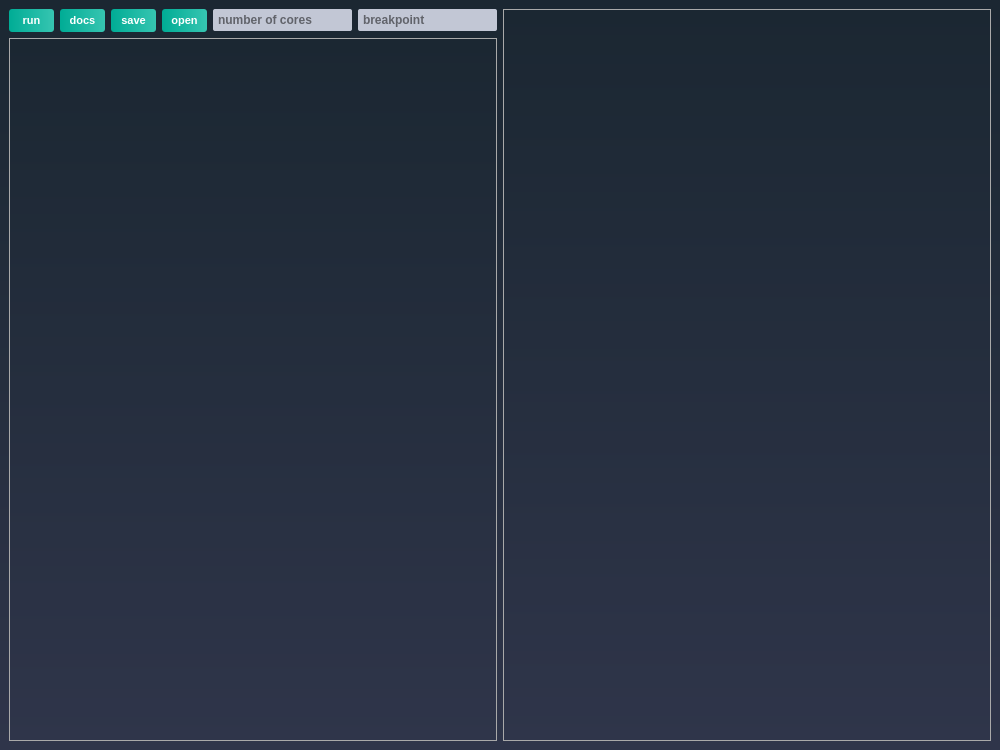
<?xml version="1.0" encoding="UTF-8"?>
<ui version="4.0">
 <class>MainWindow</class>
 <widget class="QMainWindow" name="MainWindow">
  <property name="geometry">
   <rect>
    <x>0</x>
    <y>0</y>
    <width>1000</width>
    <height>750</height>
   </rect>
  </property>
  <property name="windowTitle">
   <string>MainWindow</string>
  </property>
  <property name="styleSheet">
   <string notr="true">QWidget
{
	background-color: qlineargradient(spread:repeat, x1:1, y1:0, x2:1, y2:1, stop:0 rgba(27, 39, 50, 255),stop:1 rgba(47, 53, 74, 255));
	color: #000000;
}

/*-----QLabel-----*/
QLabel
{
	background-color: transparent;
	color: #c2c7d5;
	font-size: 13px;

}

QTextEdit {
	color: #ffffff;
	border: 1px solid darkgray;
}

/*-----QPushButton-----*/
QPushButton
{
	background-color: qlineargradient(spread:pad, x1:0, y1:0.511, x2:1, y2:0.511, stop:0 rgba(0, 172, 149, 255),stop:0.995192 rgba(54, 197, 177, 255));
	color: #fff;
	font-size: 11px;
	font-weight: bold;
	border: none;
	border-radius: 3px;
	padding: 5px;

}


QPushButton::pressed
{
	background-color: qlineargradient(spread:pad, x1:0, y1:0.511, x2:1, y2:0.511, stop:0 rgba(0, 207, 179, 255),stop:1 rgba(70, 255, 230, 255));

}


/*-----QCheckBox-----*/
QCheckBox
{
	background-color: transparent;
	color: #fff;
	font-size: 10px;
	font-weight: bold;
	border: none;
	border-radius: 5px;

}


/*-----QCheckBox-----*/
QCheckBox::indicator
{
    color: #b1b1b1;
    background-color: #323232;
    border: 1px solid darkgray;
    width: 12px;
    height: 12px;

}


QCheckBox::indicator:checked
{
    image:url(&quot;./ressources/check.png&quot;);
	background-color: qlineargradient(spread:pad, x1:0, y1:0.511, x2:1, y2:0.511, stop:0 rgba(0, 172, 149, 255),stop:0.995192 rgba(54, 197, 177, 255));;
    border: 1px solid #607cff;

}


QCheckBox::indicator:unchecked:hover
{
    border: 1px solid #08b099;

}


QCheckBox::disabled
{
	color: #656565;

}


QCheckBox::indicator:disabled
{
	background-color: #656565;
	color: #656565;
    border: 1px solid #656565;

}


/*-----QLineEdit-----*/
QLineEdit
{
	background-color: #c2c7d5;
	color: #000;
	font-weight: bold;
	border: none;
	border-radius: 2px;
	padding: 3px;

}


/*-----QListView-----*/
QListView
{
	background-color: qlineargradient(spread:pad, x1:1, y1:0, x2:1, y2:1, stop:0 rgba(50, 61, 80, 255),stop:1 rgba(44, 49, 69, 255));
	color: #fff;
	font-size: 12px;
	font-weight: bold;
	border: 1px solid #191919;
	show-decoration-selected: 0;

}


QListView::item
{
	color: #31cecb;
	background-color: #454e5e;
	border: none;
	padding: 5px;
	border-radius: 0px;
	padding-left : 10px;
	height: 42px;

}

QListView::item:selected
{
	color: #31cecb;
	background-color: #454e5e;

}


QListView::item:!selected
{
	color:white;
	background-color: transparent;
	border: none;
	padding-left : 10px;

}


QListView::item:!selected:hover
{
	color: #bbbcba;
	background-color: #454e5e;
	border: none;
	padding-left : 10px;

}


/*-----QTreeView-----*/
QTreeView 
{
	background-color: #232939;
	show-decoration-selected: 0;
	color: #c2c8d7;

}


QTreeView::item 
{
	border-top-color: transparent;
	border-bottom-color: transparent;

}


QTreeView::item:hover 
{
	background-color: #606060;
	color: #fff;

}


QTreeView::item:selected 
{
	background-color: #0ab19a;
	color: #fff;

}


QTreeView::item:selected:active
{
	background-color: #0ab19a;
	color: #fff;

}


QTreeView::branch:has-children:!has-siblings:closed,
QTreeView::branch:closed:has-children:has-siblings 
{
	image: url(://tree-closed.png);

}

QTreeView::branch:open:has-children:!has-siblings,
QTreeView::branch:open:has-children:has-siblings  
{
	image: url(://tree-open.png);

}


/*-----QTableView &amp; QTableWidget-----*/
QTableView
{
    background-color: #232939;
	border: 1px solid gray;
    color: #f0f0f0;
    gridline-color: #232939;
    outline : 0;

}


QTableView::disabled
{
    background-color: #242526;
    border: 1px solid #32414B;
    color: #656565;
    gridline-color: #656565;
    outline : 0;

}


QTableView::item:hover 
{
    background-color: #606060;
    color: #f0f0f0;

}


QTableView::item:selected 
{
	background-color: #0ab19a;
    color: #F0F0F0;

}


QTableView::item:selected:disabled
{
    background-color: #1a1b1c;
    border: 2px solid #525251;
    color: #656565;

}


QTableCornerButton::section
{
	background-color: #343a49;
    color: #fff;

}


QHeaderView::section
{
	color: #fff;
	border-top: 0px;
	border-bottom: 1px solid gray;
	border-right: 1px solid gray;
	background-color: #343a49;
    margin-top:1px;
	margin-bottom:1px;
	padding: 5px;

}


QHeaderView::section:disabled
{
    background-color: #525251;
    color: #656565;

}


QHeaderView::section:checked
{
    color: #fff;
    background-color: #0ab19a;

}


QHeaderView::section:checked:disabled
{
    color: #656565;
    background-color: #525251;

}


QHeaderView::section::vertical::first,
QHeaderView::section::vertical::only-one
{
    border-top: 1px solid #353635;

}


QHeaderView::section::vertical
{
    border-top: 1px solid #353635;

}


QHeaderView::section::horizontal::first,
QHeaderView::section::horizontal::only-one
{
    border-left: 1px solid #353635;

}


QHeaderView::section::horizontal
{
    border-left: 1px solid #353635;

}


/*-----QScrollBar-----*/
QScrollBar:horizontal 
{
    background-color: transparent;
    height: 8px;
    margin: 0px;
    padding: 0px;

}


QScrollBar::handle:horizontal 
{
    border: none;
	min-width: 100px;
    background-color: #56576c;

}


QScrollBar::add-line:horizontal, 
QScrollBar::sub-line:horizontal,
QScrollBar::add-page:horizontal, 
QScrollBar::sub-page:horizontal 
{
    width: 0px;
    background-color: transparent;

}


QScrollBar:vertical 
{
    background-color: transparent;
    width: 8px;
    margin: 0;

}


QScrollBar::handle:vertical 
{
    border: none;
	min-height: 100px;
    background-color: #56576c;

}


QScrollBar::add-line:vertical, 
QScrollBar::sub-line:vertical,
QScrollBar::add-page:vertical, 
QScrollBar::sub-page:vertical 
{
    height: 0px;
    background-color: transparent;

}</string>
  </property>
  <widget class="QWidget" name="centralwidget">
   <property name="enabled">
    <bool>true</bool>
   </property>
   <property name="styleSheet">
    <string notr="true"/>
   </property>
   <layout class="QGridLayout" name="gridLayout_4">
    <item row="0" column="0">
     <layout class="QGridLayout" name="gridLayout_3">
      <item row="1" column="0">
       <layout class="QGridLayout" name="gridLayout">
        <item row="0" column="0">
         <widget class="QTextEdit" name="code_editor">
          <property name="palette">
           <palette>
            <active>
             <colorrole role="WindowText">
              <brush brushstyle="SolidPattern">
               <color alpha="255">
                <red>255</red>
                <green>255</green>
                <blue>255</blue>
               </color>
              </brush>
             </colorrole>
             <colorrole role="Button">
              <brush brushstyle="LinearGradientPattern">
               <gradient startx="1.000000000000000" starty="0.000000000000000" endx="1.000000000000000" endy="1.000000000000000" type="LinearGradient" spread="RepeatSpread" coordinatemode="ObjectBoundingMode">
                <gradientstop position="0.000000000000000">
                 <color alpha="255">
                  <red>27</red>
                  <green>39</green>
                  <blue>50</blue>
                 </color>
                </gradientstop>
                <gradientstop position="1.000000000000000">
                 <color alpha="255">
                  <red>47</red>
                  <green>53</green>
                  <blue>74</blue>
                 </color>
                </gradientstop>
               </gradient>
              </brush>
             </colorrole>
             <colorrole role="Text">
              <brush brushstyle="SolidPattern">
               <color alpha="255">
                <red>255</red>
                <green>255</green>
                <blue>255</blue>
               </color>
              </brush>
             </colorrole>
             <colorrole role="ButtonText">
              <brush brushstyle="SolidPattern">
               <color alpha="255">
                <red>255</red>
                <green>255</green>
                <blue>255</blue>
               </color>
              </brush>
             </colorrole>
             <colorrole role="Base">
              <brush brushstyle="LinearGradientPattern">
               <gradient startx="1.000000000000000" starty="0.000000000000000" endx="1.000000000000000" endy="1.000000000000000" type="LinearGradient" spread="RepeatSpread" coordinatemode="ObjectBoundingMode">
                <gradientstop position="0.000000000000000">
                 <color alpha="255">
                  <red>27</red>
                  <green>39</green>
                  <blue>50</blue>
                 </color>
                </gradientstop>
                <gradientstop position="1.000000000000000">
                 <color alpha="255">
                  <red>47</red>
                  <green>53</green>
                  <blue>74</blue>
                 </color>
                </gradientstop>
               </gradient>
              </brush>
             </colorrole>
             <colorrole role="Window">
              <brush brushstyle="LinearGradientPattern">
               <gradient startx="1.000000000000000" starty="0.000000000000000" endx="1.000000000000000" endy="1.000000000000000" type="LinearGradient" spread="RepeatSpread" coordinatemode="ObjectBoundingMode">
                <gradientstop position="0.000000000000000">
                 <color alpha="255">
                  <red>27</red>
                  <green>39</green>
                  <blue>50</blue>
                 </color>
                </gradientstop>
                <gradientstop position="1.000000000000000">
                 <color alpha="255">
                  <red>47</red>
                  <green>53</green>
                  <blue>74</blue>
                 </color>
                </gradientstop>
               </gradient>
              </brush>
             </colorrole>
             <colorrole role="PlaceholderText">
              <brush brushstyle="SolidPattern">
               <color alpha="128">
                <red>255</red>
                <green>255</green>
                <blue>255</blue>
               </color>
              </brush>
             </colorrole>
            </active>
            <inactive>
             <colorrole role="WindowText">
              <brush brushstyle="SolidPattern">
               <color alpha="255">
                <red>255</red>
                <green>255</green>
                <blue>255</blue>
               </color>
              </brush>
             </colorrole>
             <colorrole role="Button">
              <brush brushstyle="LinearGradientPattern">
               <gradient startx="1.000000000000000" starty="0.000000000000000" endx="1.000000000000000" endy="1.000000000000000" type="LinearGradient" spread="RepeatSpread" coordinatemode="ObjectBoundingMode">
                <gradientstop position="0.000000000000000">
                 <color alpha="255">
                  <red>27</red>
                  <green>39</green>
                  <blue>50</blue>
                 </color>
                </gradientstop>
                <gradientstop position="1.000000000000000">
                 <color alpha="255">
                  <red>47</red>
                  <green>53</green>
                  <blue>74</blue>
                 </color>
                </gradientstop>
               </gradient>
              </brush>
             </colorrole>
             <colorrole role="Text">
              <brush brushstyle="SolidPattern">
               <color alpha="255">
                <red>255</red>
                <green>255</green>
                <blue>255</blue>
               </color>
              </brush>
             </colorrole>
             <colorrole role="ButtonText">
              <brush brushstyle="SolidPattern">
               <color alpha="255">
                <red>255</red>
                <green>255</green>
                <blue>255</blue>
               </color>
              </brush>
             </colorrole>
             <colorrole role="Base">
              <brush brushstyle="LinearGradientPattern">
               <gradient startx="1.000000000000000" starty="0.000000000000000" endx="1.000000000000000" endy="1.000000000000000" type="LinearGradient" spread="RepeatSpread" coordinatemode="ObjectBoundingMode">
                <gradientstop position="0.000000000000000">
                 <color alpha="255">
                  <red>27</red>
                  <green>39</green>
                  <blue>50</blue>
                 </color>
                </gradientstop>
                <gradientstop position="1.000000000000000">
                 <color alpha="255">
                  <red>47</red>
                  <green>53</green>
                  <blue>74</blue>
                 </color>
                </gradientstop>
               </gradient>
              </brush>
             </colorrole>
             <colorrole role="Window">
              <brush brushstyle="LinearGradientPattern">
               <gradient startx="1.000000000000000" starty="0.000000000000000" endx="1.000000000000000" endy="1.000000000000000" type="LinearGradient" spread="RepeatSpread" coordinatemode="ObjectBoundingMode">
                <gradientstop position="0.000000000000000">
                 <color alpha="255">
                  <red>27</red>
                  <green>39</green>
                  <blue>50</blue>
                 </color>
                </gradientstop>
                <gradientstop position="1.000000000000000">
                 <color alpha="255">
                  <red>47</red>
                  <green>53</green>
                  <blue>74</blue>
                 </color>
                </gradientstop>
               </gradient>
              </brush>
             </colorrole>
             <colorrole role="PlaceholderText">
              <brush brushstyle="SolidPattern">
               <color alpha="128">
                <red>255</red>
                <green>255</green>
                <blue>255</blue>
               </color>
              </brush>
             </colorrole>
            </inactive>
            <disabled>
             <colorrole role="WindowText">
              <brush brushstyle="SolidPattern">
               <color alpha="255">
                <red>255</red>
                <green>255</green>
                <blue>255</blue>
               </color>
              </brush>
             </colorrole>
             <colorrole role="Button">
              <brush brushstyle="LinearGradientPattern">
               <gradient startx="1.000000000000000" starty="0.000000000000000" endx="1.000000000000000" endy="1.000000000000000" type="LinearGradient" spread="RepeatSpread" coordinatemode="ObjectBoundingMode">
                <gradientstop position="0.000000000000000">
                 <color alpha="255">
                  <red>27</red>
                  <green>39</green>
                  <blue>50</blue>
                 </color>
                </gradientstop>
                <gradientstop position="1.000000000000000">
                 <color alpha="255">
                  <red>47</red>
                  <green>53</green>
                  <blue>74</blue>
                 </color>
                </gradientstop>
               </gradient>
              </brush>
             </colorrole>
             <colorrole role="Text">
              <brush brushstyle="SolidPattern">
               <color alpha="255">
                <red>255</red>
                <green>255</green>
                <blue>255</blue>
               </color>
              </brush>
             </colorrole>
             <colorrole role="ButtonText">
              <brush brushstyle="SolidPattern">
               <color alpha="255">
                <red>255</red>
                <green>255</green>
                <blue>255</blue>
               </color>
              </brush>
             </colorrole>
             <colorrole role="Base">
              <brush brushstyle="LinearGradientPattern">
               <gradient startx="1.000000000000000" starty="0.000000000000000" endx="1.000000000000000" endy="1.000000000000000" type="LinearGradient" spread="RepeatSpread" coordinatemode="ObjectBoundingMode">
                <gradientstop position="0.000000000000000">
                 <color alpha="255">
                  <red>27</red>
                  <green>39</green>
                  <blue>50</blue>
                 </color>
                </gradientstop>
                <gradientstop position="1.000000000000000">
                 <color alpha="255">
                  <red>47</red>
                  <green>53</green>
                  <blue>74</blue>
                 </color>
                </gradientstop>
               </gradient>
              </brush>
             </colorrole>
             <colorrole role="Window">
              <brush brushstyle="LinearGradientPattern">
               <gradient startx="1.000000000000000" starty="0.000000000000000" endx="1.000000000000000" endy="1.000000000000000" type="LinearGradient" spread="RepeatSpread" coordinatemode="ObjectBoundingMode">
                <gradientstop position="0.000000000000000">
                 <color alpha="255">
                  <red>27</red>
                  <green>39</green>
                  <blue>50</blue>
                 </color>
                </gradientstop>
                <gradientstop position="1.000000000000000">
                 <color alpha="255">
                  <red>47</red>
                  <green>53</green>
                  <blue>74</blue>
                 </color>
                </gradientstop>
               </gradient>
              </brush>
             </colorrole>
             <colorrole role="PlaceholderText">
              <brush brushstyle="SolidPattern">
               <color alpha="128">
                <red>255</red>
                <green>255</green>
                <blue>255</blue>
               </color>
              </brush>
             </colorrole>
            </disabled>
           </palette>
          </property>
          <property name="font">
           <font>
            <family>Fira Code</family>
            <pointsize>14</pointsize>
           </font>
          </property>
         </widget>
        </item>
       </layout>
      </item>
      <item row="0" column="1" rowspan="2">
       <layout class="QGridLayout" name="gridLayout_2">
        <item row="0" column="0">
         <widget class="QTextEdit" name="text_to_show">
          <property name="palette">
           <palette>
            <active>
             <colorrole role="WindowText">
              <brush brushstyle="SolidPattern">
               <color alpha="255">
                <red>255</red>
                <green>255</green>
                <blue>255</blue>
               </color>
              </brush>
             </colorrole>
             <colorrole role="Button">
              <brush brushstyle="LinearGradientPattern">
               <gradient startx="1.000000000000000" starty="0.000000000000000" endx="1.000000000000000" endy="1.000000000000000" type="LinearGradient" spread="RepeatSpread" coordinatemode="ObjectBoundingMode">
                <gradientstop position="0.000000000000000">
                 <color alpha="255">
                  <red>27</red>
                  <green>39</green>
                  <blue>50</blue>
                 </color>
                </gradientstop>
                <gradientstop position="1.000000000000000">
                 <color alpha="255">
                  <red>47</red>
                  <green>53</green>
                  <blue>74</blue>
                 </color>
                </gradientstop>
               </gradient>
              </brush>
             </colorrole>
             <colorrole role="Text">
              <brush brushstyle="SolidPattern">
               <color alpha="255">
                <red>255</red>
                <green>255</green>
                <blue>255</blue>
               </color>
              </brush>
             </colorrole>
             <colorrole role="ButtonText">
              <brush brushstyle="SolidPattern">
               <color alpha="255">
                <red>255</red>
                <green>255</green>
                <blue>255</blue>
               </color>
              </brush>
             </colorrole>
             <colorrole role="Base">
              <brush brushstyle="LinearGradientPattern">
               <gradient startx="1.000000000000000" starty="0.000000000000000" endx="1.000000000000000" endy="1.000000000000000" type="LinearGradient" spread="RepeatSpread" coordinatemode="ObjectBoundingMode">
                <gradientstop position="0.000000000000000">
                 <color alpha="255">
                  <red>27</red>
                  <green>39</green>
                  <blue>50</blue>
                 </color>
                </gradientstop>
                <gradientstop position="1.000000000000000">
                 <color alpha="255">
                  <red>47</red>
                  <green>53</green>
                  <blue>74</blue>
                 </color>
                </gradientstop>
               </gradient>
              </brush>
             </colorrole>
             <colorrole role="Window">
              <brush brushstyle="LinearGradientPattern">
               <gradient startx="1.000000000000000" starty="0.000000000000000" endx="1.000000000000000" endy="1.000000000000000" type="LinearGradient" spread="RepeatSpread" coordinatemode="ObjectBoundingMode">
                <gradientstop position="0.000000000000000">
                 <color alpha="255">
                  <red>27</red>
                  <green>39</green>
                  <blue>50</blue>
                 </color>
                </gradientstop>
                <gradientstop position="1.000000000000000">
                 <color alpha="255">
                  <red>47</red>
                  <green>53</green>
                  <blue>74</blue>
                 </color>
                </gradientstop>
               </gradient>
              </brush>
             </colorrole>
             <colorrole role="PlaceholderText">
              <brush brushstyle="SolidPattern">
               <color alpha="128">
                <red>255</red>
                <green>255</green>
                <blue>255</blue>
               </color>
              </brush>
             </colorrole>
            </active>
            <inactive>
             <colorrole role="WindowText">
              <brush brushstyle="SolidPattern">
               <color alpha="255">
                <red>255</red>
                <green>255</green>
                <blue>255</blue>
               </color>
              </brush>
             </colorrole>
             <colorrole role="Button">
              <brush brushstyle="LinearGradientPattern">
               <gradient startx="1.000000000000000" starty="0.000000000000000" endx="1.000000000000000" endy="1.000000000000000" type="LinearGradient" spread="RepeatSpread" coordinatemode="ObjectBoundingMode">
                <gradientstop position="0.000000000000000">
                 <color alpha="255">
                  <red>27</red>
                  <green>39</green>
                  <blue>50</blue>
                 </color>
                </gradientstop>
                <gradientstop position="1.000000000000000">
                 <color alpha="255">
                  <red>47</red>
                  <green>53</green>
                  <blue>74</blue>
                 </color>
                </gradientstop>
               </gradient>
              </brush>
             </colorrole>
             <colorrole role="Text">
              <brush brushstyle="SolidPattern">
               <color alpha="255">
                <red>255</red>
                <green>255</green>
                <blue>255</blue>
               </color>
              </brush>
             </colorrole>
             <colorrole role="ButtonText">
              <brush brushstyle="SolidPattern">
               <color alpha="255">
                <red>255</red>
                <green>255</green>
                <blue>255</blue>
               </color>
              </brush>
             </colorrole>
             <colorrole role="Base">
              <brush brushstyle="LinearGradientPattern">
               <gradient startx="1.000000000000000" starty="0.000000000000000" endx="1.000000000000000" endy="1.000000000000000" type="LinearGradient" spread="RepeatSpread" coordinatemode="ObjectBoundingMode">
                <gradientstop position="0.000000000000000">
                 <color alpha="255">
                  <red>27</red>
                  <green>39</green>
                  <blue>50</blue>
                 </color>
                </gradientstop>
                <gradientstop position="1.000000000000000">
                 <color alpha="255">
                  <red>47</red>
                  <green>53</green>
                  <blue>74</blue>
                 </color>
                </gradientstop>
               </gradient>
              </brush>
             </colorrole>
             <colorrole role="Window">
              <brush brushstyle="LinearGradientPattern">
               <gradient startx="1.000000000000000" starty="0.000000000000000" endx="1.000000000000000" endy="1.000000000000000" type="LinearGradient" spread="RepeatSpread" coordinatemode="ObjectBoundingMode">
                <gradientstop position="0.000000000000000">
                 <color alpha="255">
                  <red>27</red>
                  <green>39</green>
                  <blue>50</blue>
                 </color>
                </gradientstop>
                <gradientstop position="1.000000000000000">
                 <color alpha="255">
                  <red>47</red>
                  <green>53</green>
                  <blue>74</blue>
                 </color>
                </gradientstop>
               </gradient>
              </brush>
             </colorrole>
             <colorrole role="PlaceholderText">
              <brush brushstyle="SolidPattern">
               <color alpha="128">
                <red>255</red>
                <green>255</green>
                <blue>255</blue>
               </color>
              </brush>
             </colorrole>
            </inactive>
            <disabled>
             <colorrole role="WindowText">
              <brush brushstyle="SolidPattern">
               <color alpha="255">
                <red>255</red>
                <green>255</green>
                <blue>255</blue>
               </color>
              </brush>
             </colorrole>
             <colorrole role="Button">
              <brush brushstyle="LinearGradientPattern">
               <gradient startx="1.000000000000000" starty="0.000000000000000" endx="1.000000000000000" endy="1.000000000000000" type="LinearGradient" spread="RepeatSpread" coordinatemode="ObjectBoundingMode">
                <gradientstop position="0.000000000000000">
                 <color alpha="255">
                  <red>27</red>
                  <green>39</green>
                  <blue>50</blue>
                 </color>
                </gradientstop>
                <gradientstop position="1.000000000000000">
                 <color alpha="255">
                  <red>47</red>
                  <green>53</green>
                  <blue>74</blue>
                 </color>
                </gradientstop>
               </gradient>
              </brush>
             </colorrole>
             <colorrole role="Text">
              <brush brushstyle="SolidPattern">
               <color alpha="255">
                <red>255</red>
                <green>255</green>
                <blue>255</blue>
               </color>
              </brush>
             </colorrole>
             <colorrole role="ButtonText">
              <brush brushstyle="SolidPattern">
               <color alpha="255">
                <red>255</red>
                <green>255</green>
                <blue>255</blue>
               </color>
              </brush>
             </colorrole>
             <colorrole role="Base">
              <brush brushstyle="LinearGradientPattern">
               <gradient startx="1.000000000000000" starty="0.000000000000000" endx="1.000000000000000" endy="1.000000000000000" type="LinearGradient" spread="RepeatSpread" coordinatemode="ObjectBoundingMode">
                <gradientstop position="0.000000000000000">
                 <color alpha="255">
                  <red>27</red>
                  <green>39</green>
                  <blue>50</blue>
                 </color>
                </gradientstop>
                <gradientstop position="1.000000000000000">
                 <color alpha="255">
                  <red>47</red>
                  <green>53</green>
                  <blue>74</blue>
                 </color>
                </gradientstop>
               </gradient>
              </brush>
             </colorrole>
             <colorrole role="Window">
              <brush brushstyle="LinearGradientPattern">
               <gradient startx="1.000000000000000" starty="0.000000000000000" endx="1.000000000000000" endy="1.000000000000000" type="LinearGradient" spread="RepeatSpread" coordinatemode="ObjectBoundingMode">
                <gradientstop position="0.000000000000000">
                 <color alpha="255">
                  <red>27</red>
                  <green>39</green>
                  <blue>50</blue>
                 </color>
                </gradientstop>
                <gradientstop position="1.000000000000000">
                 <color alpha="255">
                  <red>47</red>
                  <green>53</green>
                  <blue>74</blue>
                 </color>
                </gradientstop>
               </gradient>
              </brush>
             </colorrole>
             <colorrole role="PlaceholderText">
              <brush brushstyle="SolidPattern">
               <color alpha="128">
                <red>255</red>
                <green>255</green>
                <blue>255</blue>
               </color>
              </brush>
             </colorrole>
            </disabled>
           </palette>
          </property>
          <property name="font">
           <font>
            <family>Fira Code</family>
            <pointsize>14</pointsize>
           </font>
          </property>
          <property name="readOnly">
           <bool>true</bool>
          </property>
         </widget>
        </item>
       </layout>
      </item>
      <item row="0" column="0">
       <layout class="QHBoxLayout" name="horizontalLayout">
        <item>
         <widget class="QPushButton" name="run_button">
          <property name="minimumSize">
           <size>
            <width>45</width>
            <height>0</height>
           </size>
          </property>
          <property name="text">
           <string>run</string>
          </property>
          <property name="shortcut">
           <string>Ctrl+R</string>
          </property>
         </widget>
        </item>
        <item>
         <widget class="QPushButton" name="get_desc_button">
          <property name="minimumSize">
           <size>
            <width>45</width>
            <height>0</height>
           </size>
          </property>
          <property name="text">
           <string>docs</string>
          </property>
          <property name="shortcut">
           <string>Ctrl+D</string>
          </property>
         </widget>
        </item>
        <item>
         <widget class="QPushButton" name="save_button">
          <property name="minimumSize">
           <size>
            <width>45</width>
            <height>0</height>
           </size>
          </property>
          <property name="text">
           <string>save</string>
          </property>
          <property name="shortcut">
           <string>Ctrl+S</string>
          </property>
         </widget>
        </item>
        <item>
         <widget class="QPushButton" name="import_button">
          <property name="minimumSize">
           <size>
            <width>45</width>
            <height>0</height>
           </size>
          </property>
          <property name="text">
           <string>open</string>
          </property>
          <property name="shortcut">
           <string>Ctrl+O</string>
          </property>
         </widget>
        </item>
        <item>
         <widget class="QLineEdit" name="number_of_cores_line">
          <property name="placeholderText">
           <string>number of cores</string>
          </property>
         </widget>
        </item>
        <item>
         <widget class="QLineEdit" name="breakpoint_line">
          <property name="placeholderText">
           <string>breakpoint</string>
          </property>
         </widget>
        </item>
       </layout>
      </item>
     </layout>
    </item>
   </layout>
  </widget>
  <action name="actionasdf">
   <property name="text">
    <string>asdf</string>
   </property>
  </action>
 </widget>
 <resources/>
 <connections/>
</ui>
